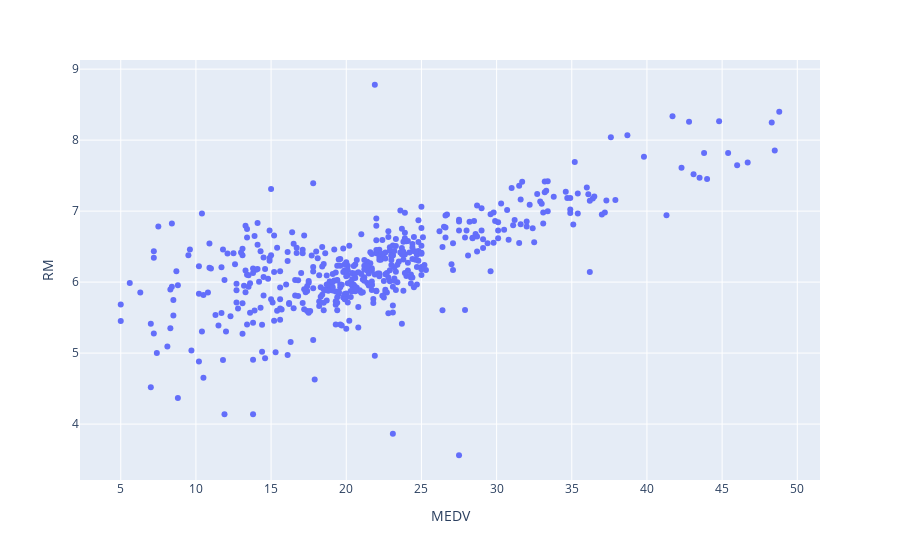

The notebook cell this image was saved under:
### Code cell
px.scatter(data_drop_max, x='MEDV', y='RM')

### Figure 1 — Plotly figure (JSON) as saved in the notebook; plotly's stock layout.template omitted (floating-point values rounded to 4 significant figures; data arrays with more than 128 entries replaced by an {"elided": "..."} marker saying what was removed)
{"data": [{"hovertemplate": "MEDV=%{x}<br>RM=%{y}<extra></extra>", "legendgroup": "", "marker": {"color": "#636efa", "symbol": "circle"}, "mode": "markers", "name": "", "showlegend": false, "type": "scatter", "x": {"elided": "490 float values"}, "xaxis": "x", "y": {"elided": "490 float values"}, "yaxis": "y"}], "layout": {"legend": {"tracegroupgap": 0}, "margin": {"t": 60}, "xaxis": {"anchor": "y", "domain": [0, 1], "title": {"text": "MEDV"}}, "yaxis": {"anchor": "x", "domain": [0, 1], "title": {"text": "RM"}}}}
